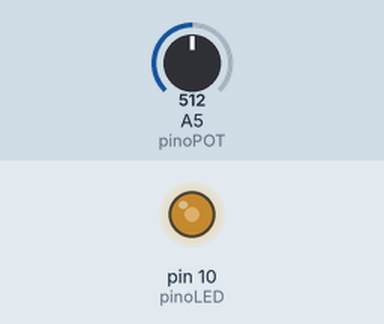
A sketch run on a simulated Arduino Uno, built with avr-gcc and run on an emulated ATmega328P. Shown: output pins drawn as LEDs (lit = HIGH). The test bench sets the inputs (shaded band); at power-on: A5 (pinoPOT) = 512.

Above: at 1.2 s.
1.3 s: A5 (pinoPOT) set to 716
At 1.6 s:
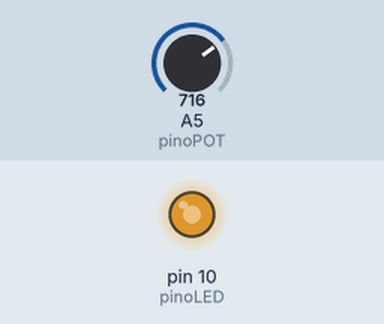
2.8 s: A5 (pinoPOT) set to 900
At 4.0 s:
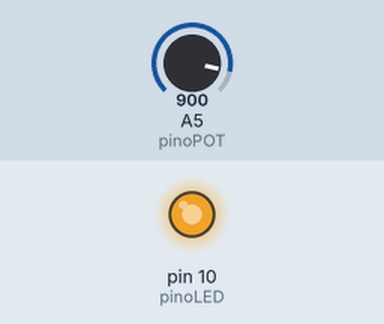
4.3 s: A5 (pinoPOT) set to 122
At 5.1 s:
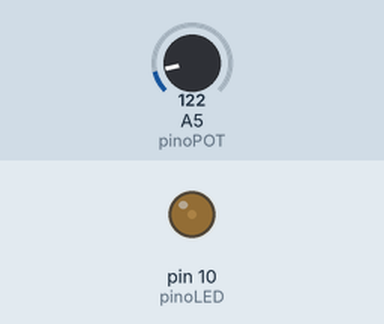
5.8 s: A5 (pinoPOT) set to 0
At 6.2 s:
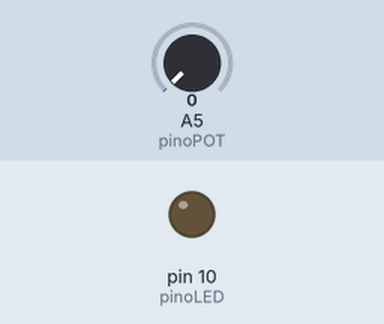
7.3 s: A5 (pinoPOT) set to 511
At 8.6 s:
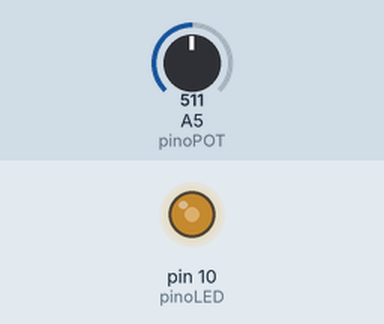
Timing chart, 0 to 9.8 s (numbered marks = the images above; inputs shaded):
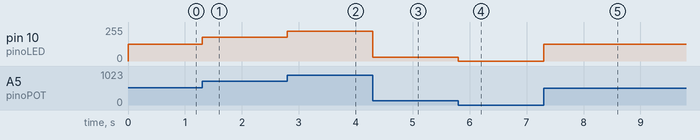

Measured:
- after the input at 1.3 s, pin 10 (pinoLED): 127/255 → 178/255 at once
- after the input at 2.8 s, pin 10 (pinoLED): 178/255 → 224/255 at once
- after the input at 4.3 s, pin 10 (pinoLED): 224/255 → 30/255 at once
- after the input at 5.8 s, pin 10 (pinoLED): 30/255 → 0/255 at once
- after the input at 7.3 s, pin 10 (pinoLED): 0/255 → 127/255 at once

The sketch:

Test_Potenciometro.ino.ino
```cpp
const int pinoPOT = A5; //PINO ANALÓGICO UTILIZADO PELO POTENCIÔMETRO
const int pinoLED = 10; //PINO DIGITAL UTILIZADO PELO LED

float luminosidadeLED = 0; //VARIÁVEL QUE ARMAZENA O VALOR DA LUMINOSIDADE QUE SERÁ APLICADA AO LED

void setup(){
   pinMode(pinoPOT, INPUT); //DEFINE O PINO COMO ENTRADA
   pinMode(pinoLED, OUTPUT); //DEFINE O PINO COMO SAÍDA
}

void loop(){
  luminosidadeLED = map(analogRead(pinoPOT), 0, 1023, 0, 255); //EXECUTA A FUNÇÃO "map" DE ACORDO COM OS PARÂMETROS PASSADOS
  analogWrite(pinoLED, luminosidadeLED); //APLICA AO LED O VALOR DE LUMINOSIDADE GERADO PELA FUNÇÃO "map"
}
```
